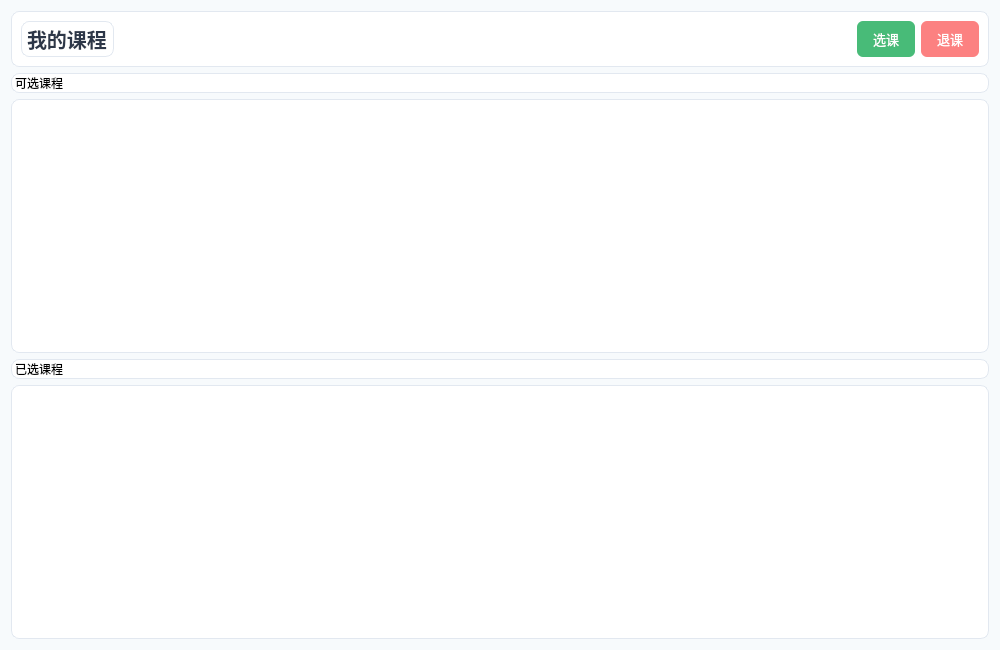
<?xml version="1.0" encoding="UTF-8"?>
<ui version="4.0">
 <class>StudentCoursePage</class>
 <widget class="QWidget" name="StudentCoursePage">
  <property name="geometry">
   <rect>
    <x>0</x>
    <y>0</y>
    <width>1000</width>
    <height>650</height>
   </rect>
  </property>
  <property name="styleSheet">
   <string notr="true">QWidget {
    background: #f7fafc;
}
QFrame {
    background: white;
    border-radius: 8px;
    border: 1px solid #e2e8f0;
}
QPushButton {
    border: none;
    border-radius: 6px;
    padding: 8px 16px;
    font-size: 13px;
}
QTableView {
    border: 1px solid #e2e8f0;
    border-radius: 8px;
    alternate-background-color: #f7fafc;
}
QTableView::header {
    background: #4299e1;
    color: white;
    font-weight: bold;
}
QLabel#sectionLabel {
    font-size: 16px;
    font-weight: bold;
    color: #2d3748;
    margin-bottom: 8px;
}
</string>
  </property>
  <layout class="QVBoxLayout" name="verticalLayout">
   <item>
    <widget class="QFrame" name="headerFrame">
     <layout class="QHBoxLayout" name="horizontalLayout">
      <item>
       <widget class="QLabel" name="titleLabel">
        <property name="styleSheet">
         <string notr="true">font-size: 20px; font-weight: bold; color: #2d3748;</string>
        </property>
        <property name="text">
         <string>我的课程</string>
        </property>
       </widget>
      </item>
      <item>
       <spacer name="horizontalSpacer">
        <property name="orientation">
         <enum>Qt::Orientation::Horizontal</enum>
        </property>
        <property name="sizeHint" stdset="0">
         <size>
          <width>40</width>
          <height>20</height>
         </size>
        </property>
       </spacer>
      </item>
      <item>
       <widget class="QPushButton" name="selectBtn">
        <property name="styleSheet">
         <string notr="true">background: #48bb78; color: white;</string>
        </property>
        <property name="text">
         <string>选课</string>
        </property>
       </widget>
      </item>
      <item>
       <widget class="QPushButton" name="dropBtn">
        <property name="styleSheet">
         <string notr="true">background: #fc8181; color: white;</string>
        </property>
        <property name="text">
         <string>退课</string>
        </property>
       </widget>
      </item>
     </layout>
    </widget>
   </item>
   <item>
    <layout class="QVBoxLayout" name="mainLayout">
     <item>
      <widget class="QLabel" name="availableLabel">
       <property name="objectName">
        <string>sectionLabel</string>
       </property>
       <property name="text">
        <string>可选课程</string>
       </property>
      </widget>
     </item>
     <item>
      <widget class="QTableView" name="availableTableView">
       <property name="selectionMode">
        <enum>QAbstractItemView::SelectionMode::SingleSelection</enum>
       </property>
       <property name="selectionBehavior">
        <enum>QAbstractItemView::SelectionBehavior::SelectRows</enum>
       </property>
      </widget>
     </item>
     <item>
      <widget class="QLabel" name="selectedLabel">
       <property name="objectName">
        <string>sectionLabel</string>
       </property>
       <property name="text">
        <string>已选课程</string>
       </property>
      </widget>
     </item>
     <item>
      <widget class="QTableView" name="selectedTableView">
       <property name="selectionMode">
        <enum>QAbstractItemView::SelectionMode::SingleSelection</enum>
       </property>
       <property name="selectionBehavior">
        <enum>QAbstractItemView::SelectionBehavior::SelectRows</enum>
       </property>
      </widget>
     </item>
    </layout>
   </item>
  </layout>
 </widget>
 <resources/>
 <connections/>
</ui>
